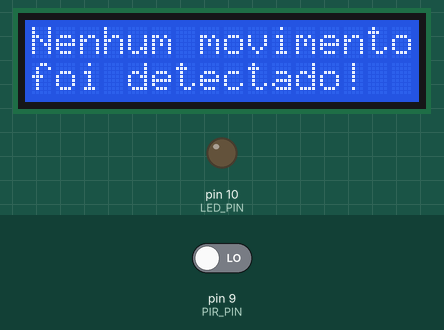
A sketch run on a simulated Arduino Uno, built with avr-gcc and run on an emulated ATmega328P. Shown: 16×2 character LCD, output pins drawn as LEDs (lit = HIGH). The test bench sets the inputs (shaded band); at power-on: pin 9 (PIR_PIN) LOW.

Above: at 1.2 s.
1.3 s: pin 9 (PIR_PIN) driven HIGH
At 1.9 s:
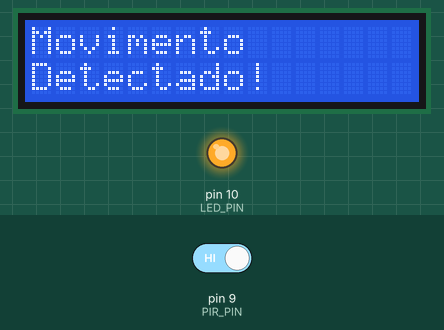
3.5 s: pin 9 (PIR_PIN) driven LOW
At 4.0 s:
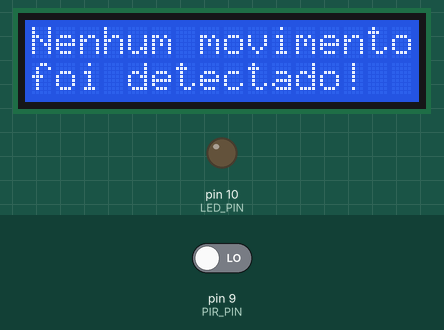
Timing chart, 0 to 6.5 s (numbered marks = the images above; inputs shaded):
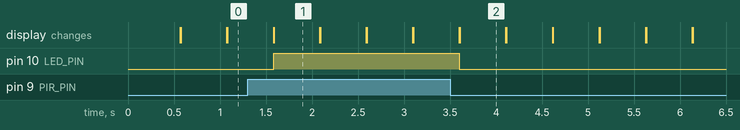

The sketch:

ex3.ino
```cpp
// dados para LCD:
// lcd.setCursor(0, 0); --> coloca o cursor na (coluna 0, linha 0)


#include <LiquidCrystal.h>

LiquidCrystal lcd(12, 11, 5, 4, 3, 2);
const int LED_PIN = 10;
const int PIR_PIN = 9;

void setup() {
  Serial.begin(9600);
  pinMode(LED_PIN, OUTPUT);
  pinMode(PIR_PIN, INPUT); // configura o pino do sensor PIR para entrada
  lcd.begin(16,2); // inicializa o lcd
}

void loop() {

  if(digitalRead(PIR_PIN) == 1){ // se o sensor PIR tiver valor 1/HIGH (detectou movimento)

    digitalWrite(LED_PIN, HIGH);
    lcd.setCursor(0,0); // imprime no lcd:
    lcd.print("Movimento");
    lcd.setCursor(0,1);
    lcd.print("Detectado!");
    delay(500);
    digitalWrite(LED_PIN, LOW);
    lcd.clear(); // limpa o lcd

  }
  else if(digitalRead(PIR_PIN) == 0) { // se não, se o sensor PIR tiver valor 0/LOW (não detectou movimento)

    lcd.setCursor(0,0);
    lcd.print("Nenhum movimento");
    lcd.setCursor(0,1);
    lcd.print("foi detectado!");
    delay(500);
    lcd.clear();

  }

}
 
```

Measured:
- after the input at 1.3 s, pin 10 (LED_PIN): LOW → HIGH after 0.28 s; the display: first differs from a run without the input after 0.28 s (image 1)
- after the input at 3.5 s, pin 10 (LED_PIN): HIGH → LOW after 0.10 s; the display: first differs from a run without the input after 0.11 s (image 2)
- what the display in image 1 shows lasts 0.5 s, from 1.6 s to 2.1 s
